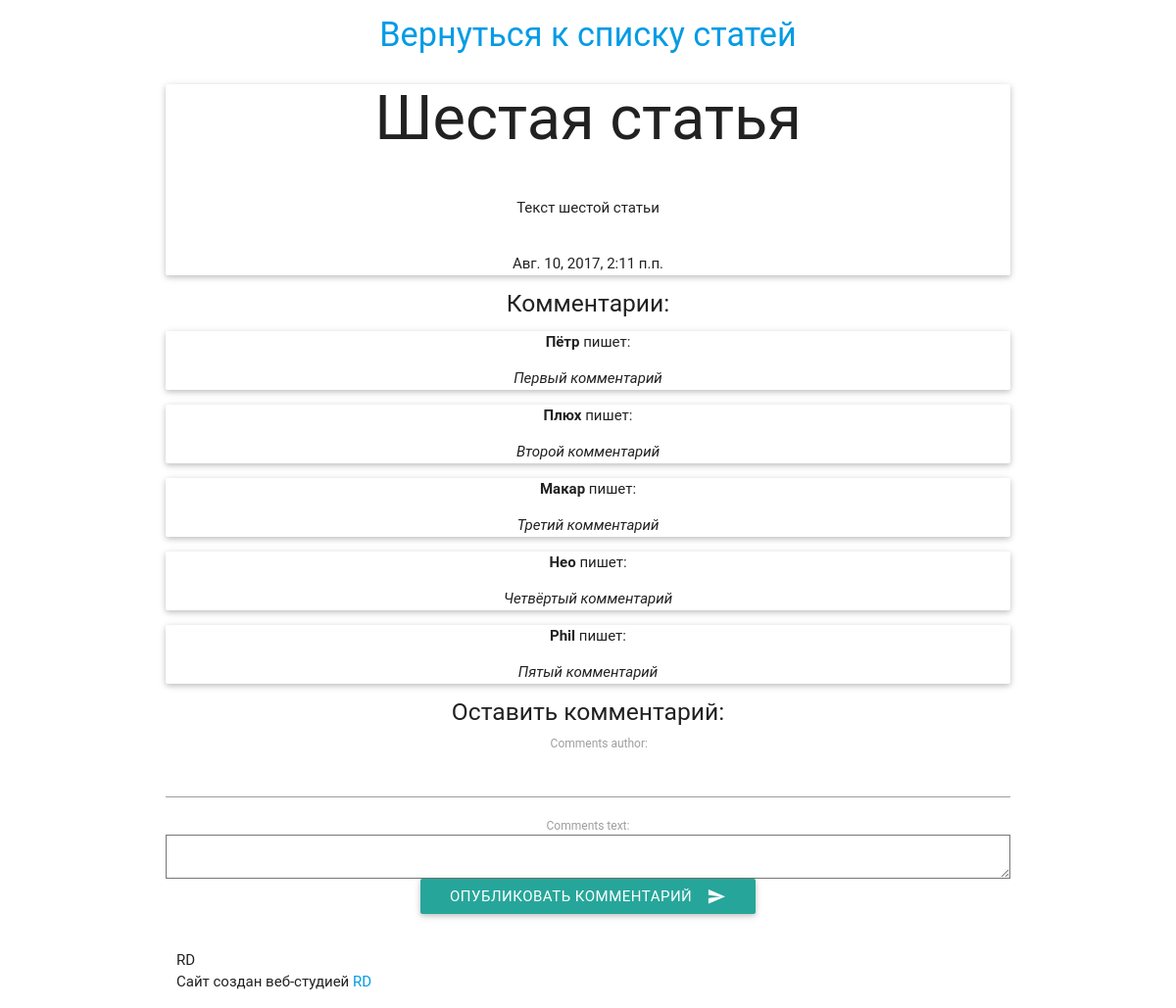
/article/6/, run on the app's committed database.
### comments/models.py (models this page shows, shortened)
class Article(models.Model):
    article_title = models.CharField(max_length=200)
    article_text = models.TextField()
    article_date = models.DateTimeField()
    article_likes = models.IntegerField(default=0)
    timestamp = models.DateTimeField(auto_now_add=True, auto_now=False, null=True)

class Comments(models.Model):
    comments_text = models.TextField()
    comments_article = models.ForeignKey(Article)
    comments_author = models.CharField(max_length=120)

### comments/views.py (the view)
# urls.py: url(r'article/(?P<article_id>\d+)/$', views.article, name='article'),
def article(request, article_id=1):
	args = Article.objects.get(id=article_id)
	comment = Comments.objects.filter(comments_article_id=article_id)
	form = CommentForm(request.POST or None)
	args = {
		'args': args,
		'form': form,
		'comment': comment,
	}
	return render(request, 'comments/article.html/', args)

### comments/forms.py
class CommentForm(ModelForm):
	class Meta:
		model = Comments
		fields = ('comments_author', 'comments_text')

### comments/templates/comments/article.html (shortened to what this page needs)
{% extends "base.html" %}
{% block content %}
    <div class="container">
<div class="row" align="center">
<h4><a href="/articles/">Вернуться к списку статей</a></h4>
          <div class="card">
              <span class="card-title"><h1>{{ args.article_title }}</h1></span>
            <div class="card-content">
              <p>{{ args.article_text }}</p>
            </div>
			    <p>{{ args.timestamp }}</p>
      </div>
<h5>Комментарии:</h5>
{% for comments in comment %}
<div class="card">
    <p><b>{{ comments.comments_author }}</b> пишет:</p>
    <p><i>{{ comments.comments_text }}</i></p>
</div>
{% endfor %}
<h5>Оставить комментарий:</h5>
<div class="col sm4"></div>
<form method='POST' action='/article/addcomment/{{ args.id }}/' enctype='multipart/form-data' class="col-sm-6 col-sm-offset-3" align='center'>
{{ form }}
  <button class="btn waves-effect waves-light" type="submit" name="action">Опубликовать комментарий
    <i class="material-icons right">send</i>
  </button>
</form>
<div class="col sm4" align="center">
</div>
</div>
    </div>
{% endblock content %}

### data on the page
Article: article_title "Шестая статья", article_text "Текст шестой статьи", timestamp "Авг. 10, 2017, 2:11 п.п."
Comments: comments_author "Пётр", comments_text "Первый комментарий"
Comments: comments_author "Плюх", comments_text "Второй комментарий"
Comments: comments_author "Макар", comments_text "Третий комментарий"
Comments: comments_author "Нео", comments_text "Четвёртый комментарий"
Comments: comments_author "Phil", comments_text "Пятый комментарий"
